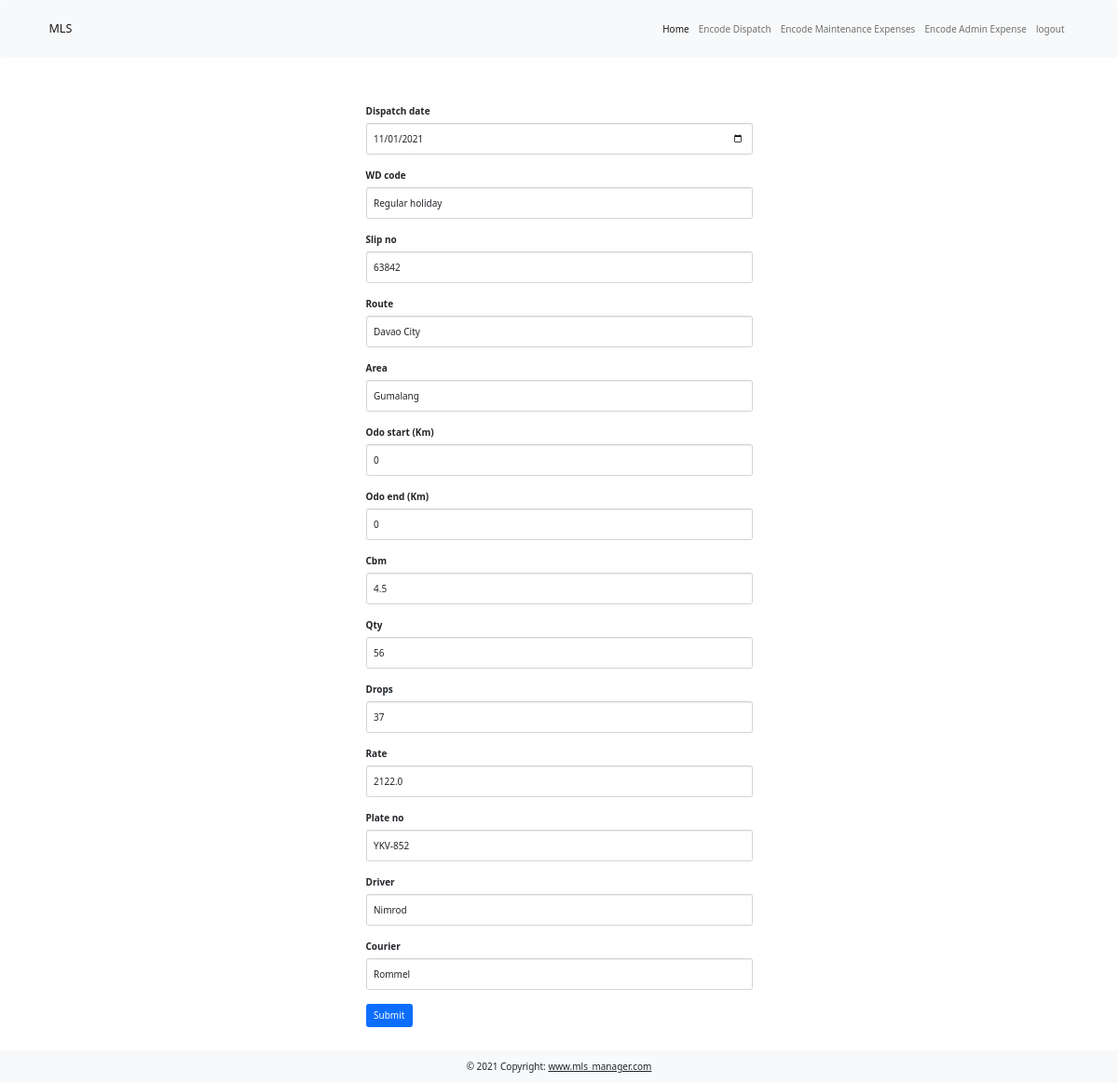
/edit_dispatch/1 (signed in), run on the app's committed database.
### main.py (models this page shows)
class Dispatch(UserMixin, db.Model):
    __tablename__ = "dispatch"
    id = db.Column(db.Integer, primary_key=True)
    dispatch_date = db.Column(db.String(100), nullable=False)
    wd_code = db.Column(db.String(100), nullable=False)
    slip_no = db.Column(db.String(100), nullable=False)
    route = db.Column(db.String(100), nullable=False)
    area = db.Column(db.String(250))
    odo_start = db.Column(db.Integer)
    odo_end = db.Column(db.Integer)
    km = db.Column(db.Float(precision=2))
    cbm = db.Column(db.String(100), nullable=False)
    qty = db.Column(db.String(100), nullable=False)
    drops = db.Column(db.String(100), nullable=False)
    rate = db.Column(db.String(100), nullable=False)
    plate_no = db.Column(db.String(100), nullable=False)
    driver = db.Column(db.String(100), nullable=False)
    courier = db.Column(db.String(100), nullable=False)
    encoded_on = db.Column(db.String(100), nullable=False)
    encoded_by = db.Column(db.String(100))
    encoder_id = db.Column(db.Integer, db.ForeignKey("users.id"))
    encoder = relationship("User", back_populates="dispatch")
    pay_day = db.Column(db.String(100), nullable=False)
    invoice_no = db.Column(db.String(100))
    or_no = db.Column(db.String(100))
    or_amt = db.Column(db.Float(precision=2))

### main.py (the view, shortened to what this page needs)
@app.route("/edit_dispatch/<int:dispatch_id>", methods=["Get", "Post"])
@login_required
def edit_dispatch(dispatch_id):
    dispatch_to_edit = Dispatch.query.get(dispatch_id)
    edit_form = DispatchForm(
        dispatch_date=datetime.strptime(dispatch_to_edit.dispatch_date, "%Y-%m-%d-%a"),
        wd_code=dispatch_to_edit.wd_code,
        slip_no=dispatch_to_edit.slip_no,
        route=dispatch_to_edit.route,
        area=dispatch_to_edit.area,
        odo_start=dispatch_to_edit.odo_start,
        odo_end=dispatch_to_edit.odo_end,
        cbm=dispatch_to_edit.cbm,
        qty=dispatch_to_edit.qty,
        drops=dispatch_to_edit.drops,
        rate=dispatch_to_edit.rate,
        plate_no=dispatch_to_edit.plate_no,
        driver=dispatch_to_edit.driver,
        courier=dispatch_to_edit.courier,
    )
    return render_template("input_dispatch.html", form=edit_form)

### main.py (called while the page is built)
@login_manager.user_loader
def load_user(user_id):
    return User.query.get(int(user_id))

### templates/input_dispatch.html (shortened to what this page needs)
{% extends 'bootstrap/base.html' %}
{% import "bootstrap/wtf.html" as wtf %}
{% block content%}
    {% include 'header.html' %}
    <div class="container mb-5">
        <div class="row justify-content-center">
            <div class="col col-lg-5 col-md-8 px-5 g-5 m-5">
                {{ wtf.quick_form(form, novalidate=True, button_map={"submit": "primary"}) }}
            </div>
        </div>
    </div>
 {% include 'footer.html' %}
{% endblock%}

### data on the page
Dispatch: dispatch_date "11/01/2021", wd_code "Regular holiday", slip_no "63842", route "Davao City", area "Gumalang", odo_start "0", odo_end "0", cbm "4.5", qty "56", drops "37", rate "2122.0", plate_no "YKV-852", driver "Nimrod", courier "Rommel"
